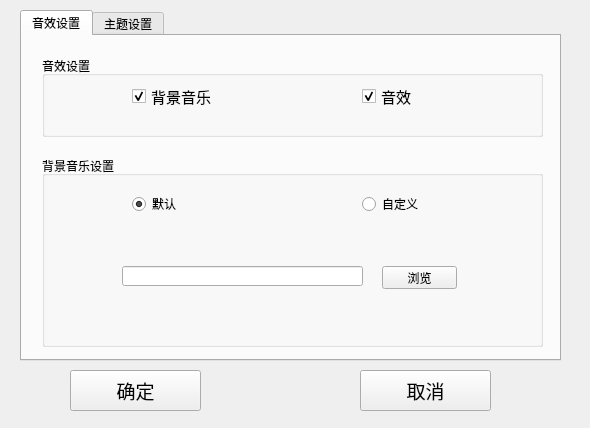
<?xml version="1.0" encoding="UTF-8"?>
<ui version="4.0">
 <class>CSetDlg</class>
 <widget class="QWidget" name="CSetDlg">
  <property name="geometry">
   <rect>
    <x>0</x>
    <y>0</y>
    <width>590</width>
    <height>428</height>
   </rect>
  </property>
  <property name="windowTitle">
   <string>Form</string>
  </property>
  <widget class="QTabWidget" name="tabWidget">
   <property name="geometry">
    <rect>
     <x>20</x>
     <y>10</y>
     <width>541</width>
     <height>351</height>
    </rect>
   </property>
   <property name="currentIndex">
    <number>0</number>
   </property>
   <widget class="QWidget" name="sound">
    <attribute name="title">
     <string>音效设置</string>
    </attribute>
    <widget class="QGroupBox" name="groupBox">
     <property name="geometry">
      <rect>
       <x>20</x>
       <y>20</y>
       <width>501</width>
       <height>81</height>
      </rect>
     </property>
     <property name="title">
      <string>音效设置</string>
     </property>
     <widget class="QCheckBox" name="checkBox">
      <property name="geometry">
       <rect>
        <x>90</x>
        <y>30</y>
        <width>101</width>
        <height>21</height>
       </rect>
      </property>
      <property name="font">
       <font>
        <family>AcadEref</family>
        <pointsize>11</pointsize>
       </font>
      </property>
      <property name="text">
       <string>背景音乐</string>
      </property>
      <property name="checked">
       <bool>true</bool>
      </property>
     </widget>
     <widget class="QCheckBox" name="checkBox_2">
      <property name="geometry">
       <rect>
        <x>320</x>
        <y>30</y>
        <width>91</width>
        <height>21</height>
       </rect>
      </property>
      <property name="font">
       <font>
        <family>AcadEref</family>
        <pointsize>11</pointsize>
       </font>
      </property>
      <property name="text">
       <string>音效</string>
      </property>
      <property name="checked">
       <bool>true</bool>
      </property>
     </widget>
    </widget>
    <widget class="QGroupBox" name="groupBox_2">
     <property name="geometry">
      <rect>
       <x>20</x>
       <y>120</y>
       <width>501</width>
       <height>191</height>
      </rect>
     </property>
     <property name="title">
      <string>背景音乐设置</string>
     </property>
     <widget class="QRadioButton" name="radioButton">
      <property name="geometry">
       <rect>
        <x>90</x>
        <y>40</y>
        <width>89</width>
        <height>16</height>
       </rect>
      </property>
      <property name="text">
       <string>默认</string>
      </property>
      <property name="checked">
       <bool>true</bool>
      </property>
     </widget>
     <widget class="QRadioButton" name="radioButton_2">
      <property name="geometry">
       <rect>
        <x>320</x>
        <y>40</y>
        <width>89</width>
        <height>16</height>
       </rect>
      </property>
      <property name="text">
       <string>自定义</string>
      </property>
     </widget>
     <widget class="QLineEdit" name="lineEdit">
      <property name="enabled">
       <bool>true</bool>
      </property>
      <property name="geometry">
       <rect>
        <x>80</x>
        <y>110</y>
        <width>241</width>
        <height>20</height>
       </rect>
      </property>
      <property name="readOnly">
       <bool>true</bool>
      </property>
     </widget>
     <widget class="QPushButton" name="pushButton_3">
      <property name="enabled">
       <bool>true</bool>
      </property>
      <property name="geometry">
       <rect>
        <x>340</x>
        <y>110</y>
        <width>75</width>
        <height>23</height>
       </rect>
      </property>
      <property name="text">
       <string>浏览</string>
      </property>
     </widget>
    </widget>
   </widget>
   <widget class="QWidget" name="theme">
    <attribute name="title">
     <string>主题设置</string>
    </attribute>
    <widget class="QRadioButton" name="radioButton_3">
     <property name="geometry">
      <rect>
       <x>90</x>
       <y>70</y>
       <width>81</width>
       <height>16</height>
      </rect>
     </property>
     <property name="font">
      <font>
       <family>AcadEref</family>
       <pointsize>11</pointsize>
      </font>
     </property>
     <property name="text">
      <string>默认</string>
     </property>
     <property name="checked">
      <bool>true</bool>
     </property>
    </widget>
    <widget class="QRadioButton" name="radioButton_4">
     <property name="geometry">
      <rect>
       <x>320</x>
       <y>70</y>
       <width>89</width>
       <height>16</height>
      </rect>
     </property>
     <property name="font">
      <font>
       <family>AcadEref</family>
       <pointsize>11</pointsize>
      </font>
     </property>
     <property name="text">
      <string>自定义</string>
     </property>
    </widget>
    <widget class="QComboBox" name="comboBox">
     <property name="geometry">
      <rect>
       <x>220</x>
       <y>190</y>
       <width>191</width>
       <height>21</height>
      </rect>
     </property>
    </widget>
    <widget class="QLabel" name="label">
     <property name="geometry">
      <rect>
       <x>110</x>
       <y>190</y>
       <width>81</width>
       <height>21</height>
      </rect>
     </property>
     <property name="font">
      <font>
       <family>AcadEref</family>
       <pointsize>12</pointsize>
      </font>
     </property>
     <property name="text">
      <string>主题选择：</string>
     </property>
    </widget>
   </widget>
  </widget>
  <widget class="QPushButton" name="pushButton">
   <property name="geometry">
    <rect>
     <x>70</x>
     <y>370</y>
     <width>131</width>
     <height>41</height>
    </rect>
   </property>
   <property name="font">
    <font>
     <family>AcadEref</family>
     <pointsize>14</pointsize>
    </font>
   </property>
   <property name="text">
    <string>确定</string>
   </property>
  </widget>
  <widget class="QPushButton" name="pushButton_2">
   <property name="geometry">
    <rect>
     <x>360</x>
     <y>370</y>
     <width>131</width>
     <height>41</height>
    </rect>
   </property>
   <property name="font">
    <font>
     <family>AcadEref</family>
     <pointsize>14</pointsize>
    </font>
   </property>
   <property name="text">
    <string>取消</string>
   </property>
  </widget>
 </widget>
 <resources/>
 <connections/>
</ui>
